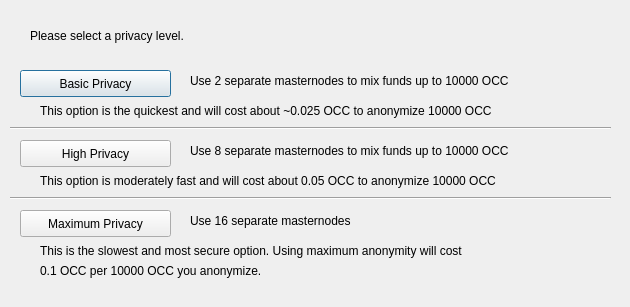
<?xml version="1.0" encoding="UTF-8"?>
<ui version="4.0">
 <class>DarksendConfig</class>
 <widget class="QDialog" name="DarksendConfig">
  <property name="geometry">
   <rect>
    <x>0</x>
    <y>0</y>
    <width>630</width>
    <height>307</height>
   </rect>
  </property>
  <property name="windowTitle">
   <string>Configure Darksend</string>
  </property>
  <widget class="QPushButton" name="buttonBasic">
   <property name="geometry">
    <rect>
     <x>20</x>
     <y>70</y>
     <width>151</width>
     <height>27</height>
    </rect>
   </property>
   <property name="text">
    <string>Basic Privacy</string>
   </property>
  </widget>
  <widget class="QPushButton" name="buttonHigh">
   <property name="geometry">
    <rect>
     <x>20</x>
     <y>140</y>
     <width>151</width>
     <height>27</height>
    </rect>
   </property>
   <property name="text">
    <string>High Privacy</string>
   </property>
  </widget>
  <widget class="QPushButton" name="buttonMax">
   <property name="geometry">
    <rect>
     <x>20</x>
     <y>210</y>
     <width>151</width>
     <height>27</height>
    </rect>
   </property>
   <property name="text">
    <string>Maximum Privacy</string>
   </property>
  </widget>
  <widget class="QLabel" name="label">
   <property name="geometry">
    <rect>
     <x>30</x>
     <y>20</y>
     <width>571</width>
     <height>31</height>
    </rect>
   </property>
   <property name="text">
    <string>Please select a privacy level.</string>
   </property>
  </widget>
  <widget class="QLabel" name="label_2">
   <property name="geometry">
    <rect>
     <x>190</x>
     <y>70</y>
     <width>421</width>
     <height>21</height>
    </rect>
   </property>
   <property name="text">
    <string>Use 2 separate masternodes to mix funds up to 10000 OCC</string>
   </property>
  </widget>
  <widget class="QLabel" name="label_3">
   <property name="geometry">
    <rect>
     <x>190</x>
     <y>140</y>
     <width>411</width>
     <height>21</height>
    </rect>
   </property>
   <property name="text">
    <string>Use 8 separate masternodes to mix funds up to 10000 OCC</string>
   </property>
  </widget>
  <widget class="QLabel" name="label_4">
   <property name="geometry">
    <rect>
     <x>190</x>
     <y>210</y>
     <width>421</width>
     <height>21</height>
    </rect>
   </property>
   <property name="text">
    <string>Use 16 separate masternodes</string>
   </property>
  </widget>
  <widget class="QLabel" name="label_6">
   <property name="geometry">
    <rect>
     <x>40</x>
     <y>100</y>
     <width>561</width>
     <height>21</height>
    </rect>
   </property>
   <property name="text">
    <string>This option is the quickest and will cost about ~0.025 OCC to anonymize 10000 OCC</string>
   </property>
  </widget>
  <widget class="QLabel" name="label_7">
   <property name="geometry">
    <rect>
     <x>40</x>
     <y>170</y>
     <width>561</width>
     <height>21</height>
    </rect>
   </property>
   <property name="text">
    <string>This option is moderately fast and will cost about 0.05 OCC to anonymize 10000 OCC</string>
   </property>
  </widget>
  <widget class="QLabel" name="label_8">
   <property name="geometry">
    <rect>
     <x>40</x>
     <y>240</y>
     <width>561</width>
     <height>21</height>
    </rect>
   </property>
   <property name="text">
    <string>This is the slowest and most secure option. Using maximum anonymity will cost</string>
   </property>
  </widget>
  <widget class="QLabel" name="label_9">
   <property name="geometry">
    <rect>
     <x>40</x>
     <y>260</y>
     <width>561</width>
     <height>21</height>
    </rect>
   </property>
   <property name="text">
    <string>0.1 OCC per 10000 OCC you anonymize.</string>
   </property>
  </widget>
  <widget class="Line" name="line">
   <property name="geometry">
    <rect>
     <x>10</x>
     <y>120</y>
     <width>601</width>
     <height>16</height>
    </rect>
   </property>
   <property name="orientation">
    <enum>Qt::Horizontal</enum>
   </property>
  </widget>
  <widget class="Line" name="line_2">
   <property name="geometry">
    <rect>
     <x>10</x>
     <y>190</y>
     <width>601</width>
     <height>16</height>
    </rect>
   </property>
   <property name="orientation">
    <enum>Qt::Horizontal</enum>
   </property>
  </widget>
 </widget>
 <resources/>
 <connections/>
</ui>
